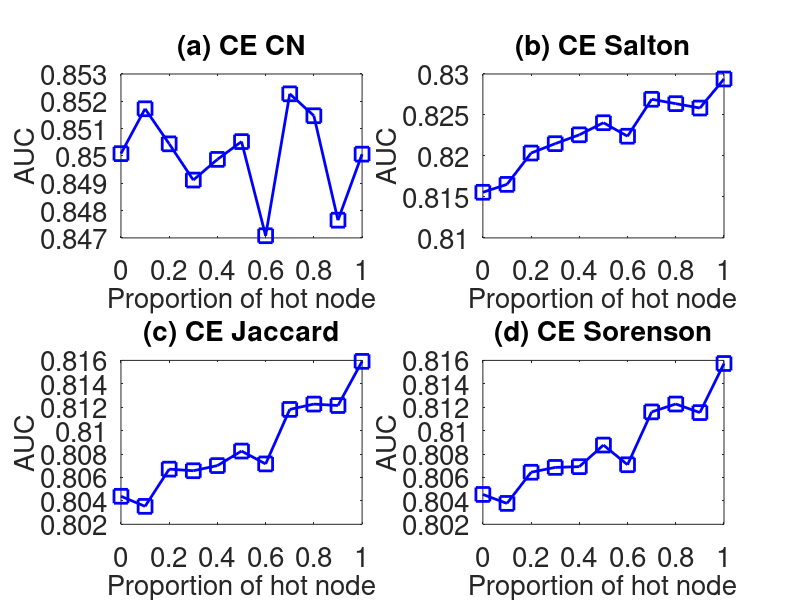

Recreate this plot in MATLAB.
subplot(2,2,1);
x=0:0.1:1;
y=[0.8500842	0.8517266	0.8504428	0.8491174	0.8498738	0.8505252	0.8470794	0.8522736	0.8514714	0.847648	0.850066
];
plot(x,y,'-bs','LineWidth',2,'MarkerSize',10);
set(gca,'FontSize',20);
xlabel('Proportion of hot node','fontsize',20);
ylabel('AUC','fontsize',20);
title('(a) CE CN','fontsize',20);

subplot(2,2,2);
x=0:0.1:1;
y=[0.8155672	0.81653	0.8203552	0.821497	0.8225774	0.8240542	0.822405	0.826913	0.8263788	0.8258442	0.8293868
];
plot(x,y,'-bs','LineWidth',2,'MarkerSize',10);
set(gca,'FontSize',20);
xlabel('Proportion of hot node','fontsize',20);
ylabel('AUC','fontsize',20);
title('(b) CE Salton','fontsize',20);

subplot(2,2,3);
x=0:0.1:1;
y=[0.8043936	0.8035328	0.8067128	0.8065746	0.8070144	0.8082564	0.8071568	0.8118126	0.8122688	0.8121448	0.8159168

];
plot(x,y,'-bs','LineWidth',2,'MarkerSize',10);
set(gca,'FontSize',20);
xlabel('Proportion of hot node','fontsize',20);
ylabel('AUC','fontsize',20);
title('(c) CE Jaccard','fontsize',20);


subplot(2,2,4);
x=0:0.1:1;
y=[0.8045508	0.8037846	0.8064472	0.8068602	0.8069234	0.808768	0.807086	0.811601	0.8122736	0.8115414	0.8157344

];
plot(x,y,'-bs','LineWidth',2,'MarkerSize',10);
set(gca,'FontSize',20);
xlabel('Proportion of hot node','fontsize',20);
ylabel('AUC','fontsize',20);
title('(d) CE Sorenson','fontsize',20);
